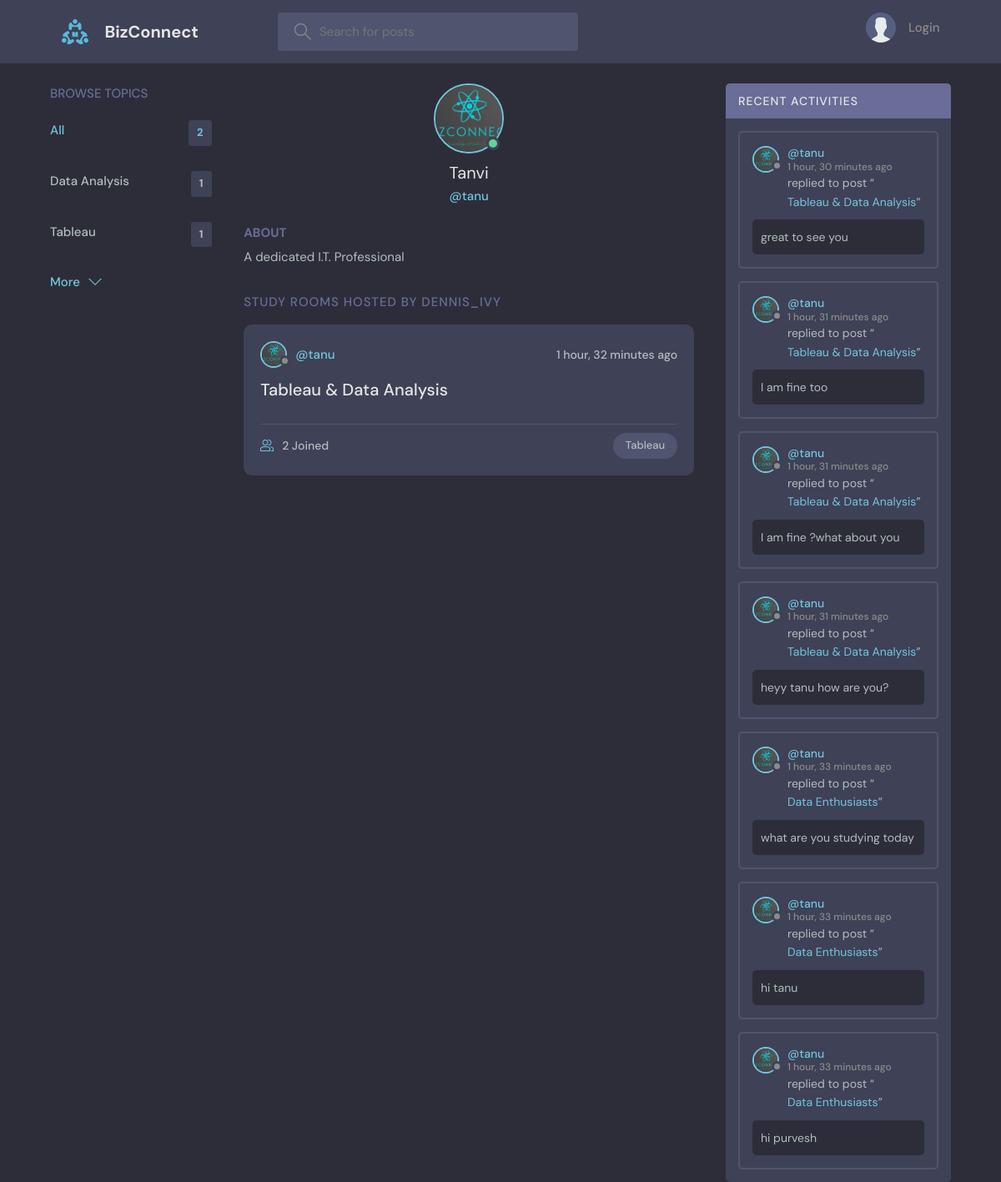
The app's page /profile/2/ with its own data.
### base/models.py (models this page shows, shortened)
class Topic(models.Model):
    name = models.CharField(max_length=200)

class User(AbstractUser):
    name = models.CharField(max_length=200, null=True)
    email = models.EmailField(unique=True, null=True)
    bio = models.TextField(null=True)
    avatar = models.ImageField(null=True, default="avatar.svg")
    USERNAME_FIELD = 'email'
    REQUIRED_FIELDS = []

class Room(models.Model):
    host = models.ForeignKey(User, on_delete=models.SET_NULL, null=True)
    topic = models.ForeignKey(Topic, on_delete=models.SET_NULL, null=True)
    name = models.CharField(max_length=200)
    description = models.TextField(null=True, blank=True)
    participants = models.ManyToManyField(
        User, related_name='participants', blank=True)
    updated = models.DateTimeField(auto_now=True)
    created = models.DateTimeField(auto_now_add=True)
    class Meta:
        ordering = ['-updated', '-created']
    def __str__(self):
        return self.name

class Message(models.Model):
    user = models.ForeignKey(User, on_delete=models.CASCADE)
    room = models.ForeignKey(Room, on_delete=models.CASCADE)
    body = models.TextField()
    updated = models.DateTimeField(auto_now=True)
    created = models.DateTimeField(auto_now_add=True)
    class Meta:
        ordering = ['-updated', '-created']

### base/views.py (the view)
# urls.py: path('profile/<str:pk>/', views.userProfile, name="user-profile"),
def userProfile(request, pk):
    user = User.objects.get(id=pk)
    rooms = user.room_set.all()
    room_messages = user.message_set.all()
    topics = Topic.objects.all()
    context = {'user': user, 'rooms': rooms,
               'room_messages': room_messages, 'topics': topics}
    return render(request, 'base/profile.html', context)

### base/templates/base/profile.html (shortened to what this page needs)
{% extends 'main.html' %}
{% block content %}
<main class="profile-page layout layout--3">
  <div class="container">
    {% include 'base/topics_component.html' %}
    <div class="roomList">
      <div class="profile">
        <div class="profile__avatar">
          <div class="avatar avatar--large active">
            <img src="{{user.avatar.url}}" />
          </div>
        </div>
        <div class="profile__info">
          <h3>{{user.name}}</h3>
          <p>@{{user.username}}</p>
        </div>
        <div class="profile__about">
          <h3>About</h3>
          <p>
            {{user.bio}}
          </p>
        </div>
      </div>
      <div class="roomList__header">
        <div>
          <h2>Study Rooms Hosted by dennis_ivy</a>
          </h2>
        </div>
      </div>
      {% include 'base/feed_component.html' %}
    </div>
    {% include 'base/activity_component.html' %}
  </div>
</main>
{% endblock content %}

### templates/main.html (shortened to what this page needs)
<!DOCTYPE html>
{% load static %}
<html lang="en">
<head>
    <link rel="stylesheet" href="{% static 'styles/style.css' %}" />
</head>
<body>
    {% include 'navbar.html' %}
    {% block content %}
    {% endblock %}
</body>
</html>

### templates/navbar.html (shortened to what this page needs)
{% load static %}
<header class="header header--loggedIn">
    <div class="container">
        <a href="{% url 'home' %}" class="header__logo">
            <img src="{% static 'images/logo1.svg' %}" />
            <h1>BizConnect</h1>
        </a>
        <form class="header__search" method="GET" action="{% url 'home' %}">
            <label>
                <input name="q" placeholder="Search for posts" />
            </label>
        </form>
        <nav class="header__menu">
            {% if request.user.is_authenticated %}
            <div class="header__user">
                <a href="{% url 'update-user' %}">
                    <div class="avatar avatar--medium active">
                        <img src="{{request.user.avatar.url}}" />
                    </div>
                    <p>{{request.user.username}} <span>@{{request.user.username}}</span></p>
                </a>
                <button class="dropdown-button">
                    <svg version="1.1" xmlns="http://www.w3.org/2000/svg" width="32" height="32" viewBox="0 0 32 32">
                        <title>chevron-down</title>
                        <path d="M16 21l-13-13h-3l16 16 16-16h-3l-13 13z"></path>
                    </svg>
                </button>
            </div>
            {% else %}
            <a href="{% url 'login' %}">
                <img src="{% static 'images/avatar.svg' %}" />
                <p>Login</p>
            </a>
            {% endif %}
        </nav>
    </div>
</header>

### base/templates/base/topics_component.html
<div class="topics">
    <div class="topics__header">
        <h2>Browse Topics</h2>
    </div>
    <ul class="topics__list">
        <li>
            <a href="{% url 'home' %}" class="active">All <span>{{topics.count}}</span></a>
        </li>
        {% for topic in topics %}
        <li>
            <a href="{% url 'home' %}?q={{topic.name}}">{{topic.name}}<span>{{topic.room_set.all.count}}</span></a>
        </li>
        {% endfor %}
    </ul>
    <a class="btn btn--link" href="{% url 'topics' %}">
        More
        <svg version="1.1" xmlns="http://www.w3.org/2000/svg" width="32" height="32" viewBox="0 0 32 32">
            <title>chevron-down</title>
            <path d="M16 21l-13-13h-3l16 16 16-16h-3l-13 13z"></path>
        </svg>
    </a>
</div>

### base/templates/base/feed_component.html (shortened to what this page needs)
{% for room in rooms %}
<div class="roomListRoom">
    <div class="roomListRoom__header">
        <a href="{% url 'user-profile' room.host.id %}" class="roomListRoom__author">
            <div class="avatar avatar--small">
                <img src="{{room.host.avatar.url}}" />
            </div>
            <span>@{{room.host.username}}</span>
        </a>
        <div class="roomListRoom__actions">
            <span>{{room.created|timesince}} ago</span>
        </div>
    </div>
    <div class="roomListRoom__content">
        <a href="{% url 'room' room.id %}">{{room.name}}</a>
    </div>
    <div class="roomListRoom__meta">
        <a href="{% url 'room' room.id %}" class="roomListRoom__joined">
            {{room.participants.all.count}} Joined
        </a>
        <p class="roomListRoom__topic">{{room.topic.name}}</p>
    </div>
</div>
{% endfor %}

### base/templates/base/activity_component.html (shortened to what this page needs)
<div class="activities">
    <div class="activities__header">
        <h2>Recent Activities</h2>
    </div>
    {% for message in room_messages %}
    <div class="activities__box">
        <div class="activities__boxHeader roomListRoom__header">
            <a href="{% url 'user-profile' message.user.id %}" class="roomListRoom__author">
                <div class="avatar avatar--small">
                    <img src="{{message.user.avatar.url}}" />
                </div>
                <p>
                    @{{message.user.username}}
                    <span>{{message.created|timesince}} ago</span>
                </p>
            </a>
        </div>
        <div class="activities__boxContent">
            <p>replied to post “<a href="{% url 'room' message.room.id %}">{{message.room}}</a>”</p>
            <div class="activities__boxRoomContent">{{message.body}}</div>
        </div>
    </div>
    {% endfor %}
</div>

### records on screen
Topic: name "Data Analysis", room_set.all.count "1"
Topic: name "Tableau", room_set.all.count "1"
User: avatar (picture), name "Tanvi", username "tanu", bio "A dedicated I.T. Professional"
Room: host.avatar (picture), host.username "tanu", created "1 hour, 32 minutes", name "Tableau & Data Analysis", participants.all.count "2", topic.name "Tableau"
Message: user.avatar (picture), user.username "tanu", created "1 hour, 30 minutes", room "Tableau & Data Analysis", body "great to see you"
Message: user.avatar (picture), user.username "tanu", created "1 hour, 31 minutes", room "Tableau & Data Analysis", body "I am fine too"
Message: user.avatar (picture), user.username "tanu", created "1 hour, 31 minutes", room "Tableau & Data Analysis", body "I am fine ?what about you"
Message: user.avatar (picture), user.username "tanu", created "1 hour, 31 minutes", room "Tableau & Data Analysis", body "heyy tanu how are you?"
Message: user.avatar (picture), user.username "tanu", created "1 hour, 33 minutes", room "Data Enthusiasts", body "what are you studying today"
Message: user.avatar (picture), user.username "tanu", created "1 hour, 33 minutes", room "Data Enthusiasts", body "hi tanu"
Message: user.avatar (picture), user.username "tanu", created "1 hour, 33 minutes", room "Data Enthusiasts", body "hi purvesh"

### other values on screen
{{ topics.count }} "2"
